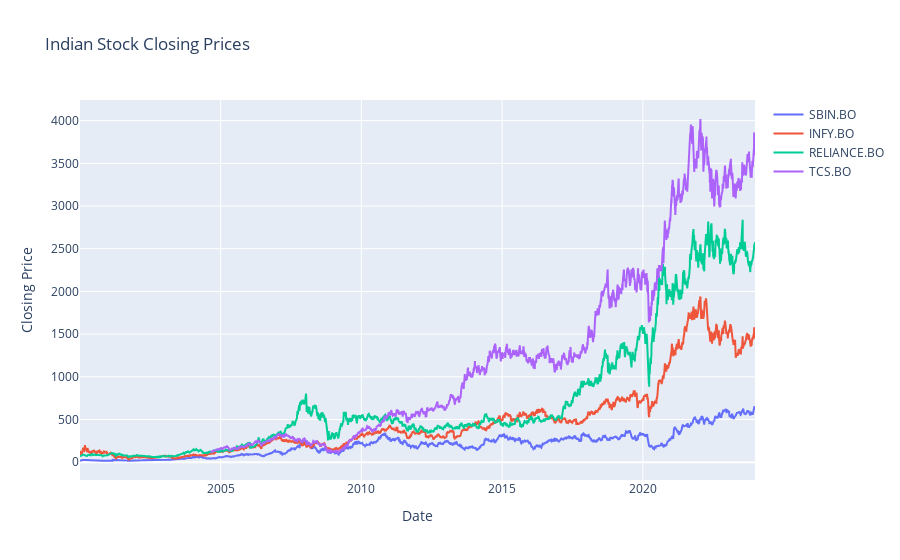

The cell this chart's notebook holds for it:
### Markdown cell above
CREATING AN INTERACTIVE STOCK PRICE GRAPH FOR STOCKS LISTED IN BSE:
* WE WILL USE BOTH THE PLOTLY AND MATPLOTLIB AS AN INBUILT PYTHON LIBRARY TO OBTAIN BOTH TYPES OF GRAPH

### Code cell
import yfinance as yf
import pandas as pd
import plotly.graph_objs as go
import plotly.offline as pyo

stocklist = ['SBIN.BO', 'INFY.BO', 'RELIANCE.BO', 'TCS.BO']  # Replace with your desired Indian stock symbols
# Create an empty DataFrame to store the concatenated data
concatenated_df = pd.DataFrame()

for stock in stocklist:
    # Retrieve data for each stock
    stock_data = yf.download(stock, start='2000-01-01', end='2023-12-31')  # Adjust start and end dates as needed
    if stock_data is not None:
        stock_data['Symbol'] = stock
    # Append the data for each stock to the concatenated DataFrame
    concatenated_df = pd.concat([concatenated_df, stock_data])

# Reset index for concatenated DataFrame
concatenated_df.reset_index(inplace=True)
#concatenated_df = 
fig = go.Figure()
for stock in stocklist:
    if not concatenated_df.empty:
        stock_data = concatenated_df[concatenated_df['Close'].notnull() & (concatenated_df['Symbol'] == stock)]
        ## we cannot use concatenated_df[ concatenated_df.index.get_values(1) == stock] as we have to deal with single level indexing.
        if not stock_data.empty:  # Check if stock_data is not empty
            fig.add_trace(go.Scatter(x=stock_data['Date'],
                                     y=stock_data['Close'],
                                     mode='lines',
                                     name=stock))

# Plotting
pyo.init_notebook_mode(connected=True)
pd.options.plotting.backend = 'plotly'
fig.update_layout(title='Indian Stock Closing Prices',
                  xaxis_title='Date',
                  yaxis_title='Closing Price')
fig.show()

### Figure 1 — Plotly figure (JSON) as saved in the notebook; plotly's stock layout.template omitted (floating-point values rounded to 4 significant figures; data arrays with more than 128 entries replaced by an {"elided": "..."} marker saying what was removed)
{"data": [{"mode": "lines", "name": "SBIN.BO", "type": "scatter", "x": {"elided": "5961 str values"}, "y": {"elided": "5961 float values"}}, {"mode": "lines", "name": "INFY.BO", "type": "scatter", "x": {"elided": "5947 str values"}, "y": {"elided": "5947 float values"}}, {"mode": "lines", "name": "RELIANCE.BO", "type": "scatter", "x": {"elided": "5768 str values"}, "y": {"elided": "5768 float values"}}, {"mode": "lines", "name": "TCS.BO", "type": "scatter", "x": {"elided": "4753 str values"}, "y": {"elided": "4753 float values"}}], "layout": {"title": {"text": "Indian Stock Closing Prices"}, "xaxis": {"title": {"text": "Date"}}, "yaxis": {"title": {"text": "Closing Price"}}}}
